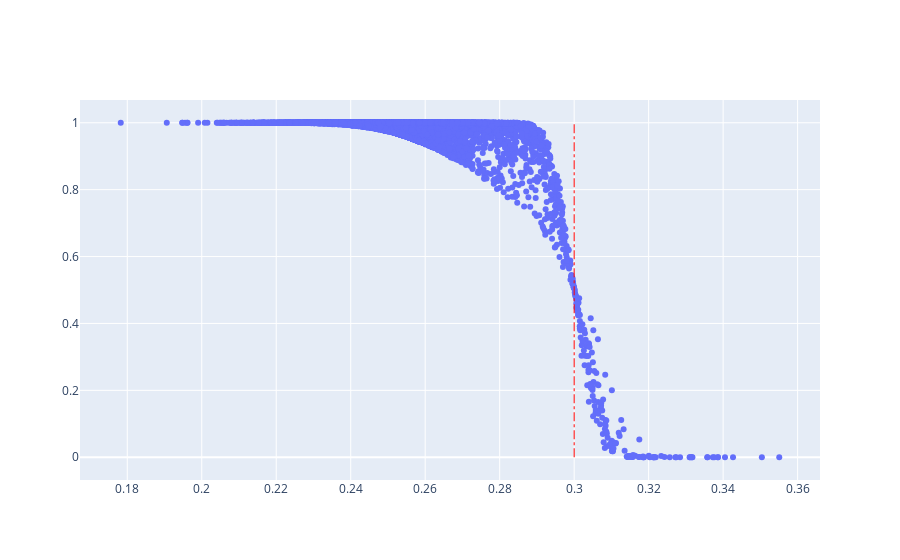

Write notebook code for a chart like this one.
### Code cell
traces= [
    go.Scatter(x=career['average_estimate'], y=career['PEP'], mode='markers')
]
fig = go.Figure(traces)
fig.add_shape(type='line',
    x0=0.3, x1=0.3, y0=0, y1=1,
    line=dict(
        color="red",
        width=1,
        dash="dashdot",
    )
)
fig.show()

### Figure 1 — Plotly figure (JSON) as saved in the notebook; plotly's stock layout.template omitted (floating-point values rounded to 4 significant figures; data arrays with more than 128 entries replaced by an {"elided": "..."} marker saying what was removed)
{"data": [{"mode": "markers", "type": "scatter", "x": {"elided": "9429 float values"}, "y": {"elided": "9429 float values"}}], "layout": {"shapes": [{"line": {"color": "red", "dash": "dashdot", "width": 1}, "type": "line", "x0": 0.3, "x1": 0.3, "y0": 0, "y1": 1}]}}
